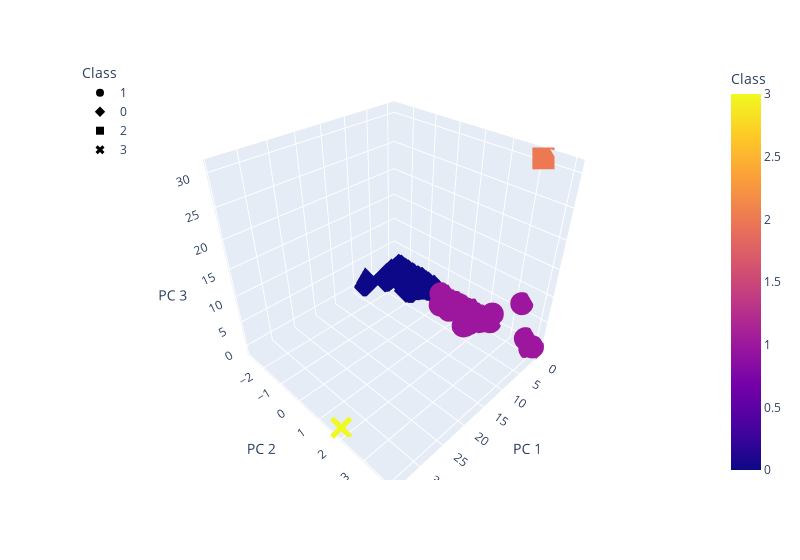

Notebook source saved alongside this figure:
### Markdown cell above
### Deliverable 4: Visualizing Cryptocurrencies Results

#### 3D-Scatter with Clusters

### Code cell
# Creating a 3D-Scatter with the PCA data and the clusters
fig = px.scatter_3d(
    clustered_df,
    x="PC 1",
    y="PC 2",
    z="PC 3",
    color="Class",
    symbol="Class",
    hover_name= 'CoinName',
    hover_data= ['Algorithm'],
    width=800,
)
fig.update_layout(legend=dict(x=0, y=1))
fig.show()

### Figure 1 — Plotly figure (JSON) as saved in the notebook; plotly's stock layout.template omitted (floating-point values rounded to 4 significant figures; data arrays with more than 128 entries replaced by an {"elided": "..."} marker saying what was removed)
{"data": [{"customdata": {"elided": "292x1 str values"}, "hovertemplate": "<b>%{hovertext}</b><br><br>Class=%{marker.color}<br>PC 1=%{x}<br>PC 2=%{y}<br>PC 3=%{z}<br>Algorithm=%{customdata[0]}<extra></extra>", "hovertext": {"elided": "292 str values"}, "legendgroup": "1", "marker": {"color": {"elided": "292 int values"}, "coloraxis": "coloraxis", "symbol": "circle"}, "mode": "markers", "name": "1", "scene": "scene", "showlegend": true, "type": "scatter3d", "x": {"elided": "292 float values"}, "y": {"elided": "292 float values"}, "z": {"elided": "292 float values"}}, {"customdata": {"elided": "238x1 str values"}, "hovertemplate": "<b>%{hovertext}</b><br><br>Class=%{marker.color}<br>PC 1=%{x}<br>PC 2=%{y}<br>PC 3=%{z}<br>Algorithm=%{customdata[0]}<extra></extra>", "hovertext": {"elided": "238 str values"}, "legendgroup": "0", "marker": {"color": {"elided": "238 int values"}, "coloraxis": "coloraxis", "symbol": "diamond"}, "mode": "markers", "name": "0", "scene": "scene", "showlegend": true, "type": "scatter3d", "x": {"elided": "238 float values"}, "y": {"elided": "238 float values"}, "z": {"elided": "238 float values"}}, {"customdata": [["Leased POS"]], "hovertemplate": "<b>%{hovertext}</b><br><br>Class=%{marker.color}<br>PC 1=%{x}<br>PC 2=%{y}<br>PC 3=%{z}<br>Algorithm=%{customdata[0]}<extra></extra>", "hovertext": ["Waves"], "legendgroup": "2", "marker": {"color": [2], "coloraxis": "coloraxis", "symbol": "square"}, "mode": "markers", "name": "2", "scene": "scene", "showlegend": true, "type": "scatter3d", "x": [-0.4011], "y": [3.144], "z": [30.8]}, {"customdata": [["TRC10"]], "hovertemplate": "<b>%{hovertext}</b><br><br>Class=%{marker.color}<br>PC 1=%{x}<br>PC 2=%{y}<br>PC 3=%{z}<br>Algorithm=%{customdata[0]}<extra></extra>", "hovertext": ["BitTorrent"], "legendgroup": "3", "marker": {"color": [3], "coloraxis": "coloraxis", "symbol": "x"}, "mode": "markers", "name": "3", "scene": "scene", "showlegend": true, "type": "scatter3d", "x": [34.09], "y": [1.826], "z": [-0.8973]}], "layout": {"coloraxis": {"colorbar": {"title": {"text": "Class"}}, "colorscale": [[0, "#0d0887"], [0.1111, "#46039f"], [0.2222, "#7201a8"], [0.3333, "#9c179e"], [0.4444, "#bd3786"], [0.5556, "#d8576b"], [0.6667, "#ed7953"], [0.7778, "#fb9f3a"], [0.8889, "#fdca26"], [1, "#f0f921"]]}, "legend": {"title": {"text": "Class"}, "tracegroupgap": 0, "x": 0, "y": 1}, "margin": {"t": 60}, "scene": {"domain": {"x": [0, 1], "y": [0, 1]}, "xaxis": {"title": {"text": "PC 1"}}, "yaxis": {"title": {"text": "PC 2"}}, "zaxis": {"title": {"text": "PC 3"}}}, "width": 800}}
